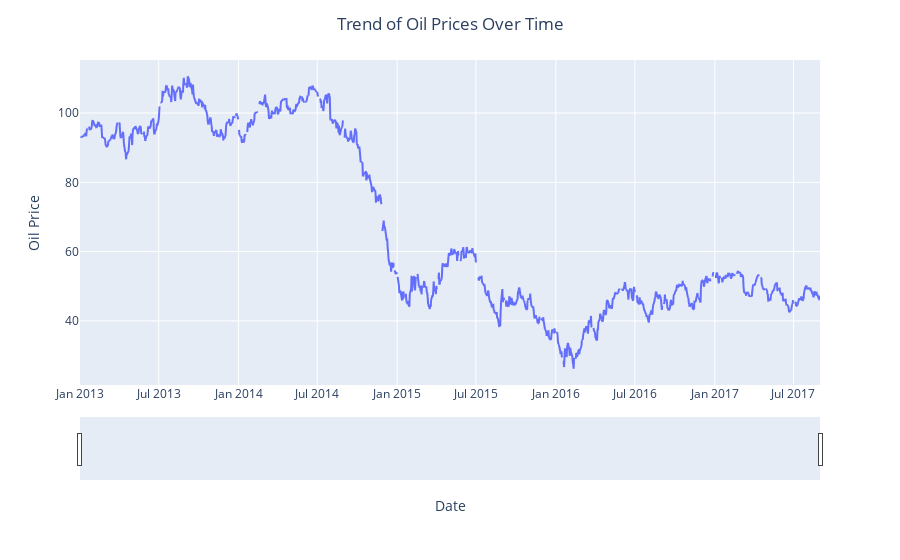

Notebook source saved alongside this figure:
### Code cell
# Visualizing the 'dcoilwtico' column to Identify a Strategy for Handling Missing Values
#Oil_table_reset = Oil_table.reset_index()

#fig = px.line(Oil_table_reset, x='date', y='dcoilwtico')
#fig.update_layout(title='Trend of Oil Prices Over Time', title_x=0.5, xaxis_title='Date', yaxis_title='Oil Price')
#fig.update_xaxes(rangeslider_visible=True)

#fig.show()

### Figure 1 — Plotly figure (JSON) as saved in the notebook; plotly's stock layout.template omitted (floating-point values rounded to 4 significant figures; data arrays with more than 128 entries replaced by an {"elided": "..."} marker saying what was removed)
{"data": [{"hovertemplate": "date=%{x}<br>dcoilwtico=%{y}<extra></extra>", "legendgroup": "", "line": {"color": "#636efa", "dash": "solid"}, "marker": {"symbol": "circle"}, "mode": "lines", "name": "", "showlegend": false, "type": "scattergl", "x": {"elided": "1218 str values"}, "xaxis": "x", "y": {"elided": "1218 float values"}, "yaxis": "y"}], "layout": {"legend": {"tracegroupgap": 0}, "margin": {"t": 60}, "title": {"text": "Trend of Oil Prices Over Time", "x": 0.5}, "xaxis": {"anchor": "y", "domain": [0, 1], "rangeslider": {"visible": true}, "title": {"text": "Date"}}, "yaxis": {"anchor": "x", "domain": [0, 1], "title": {"text": "Oil Price"}}}}
